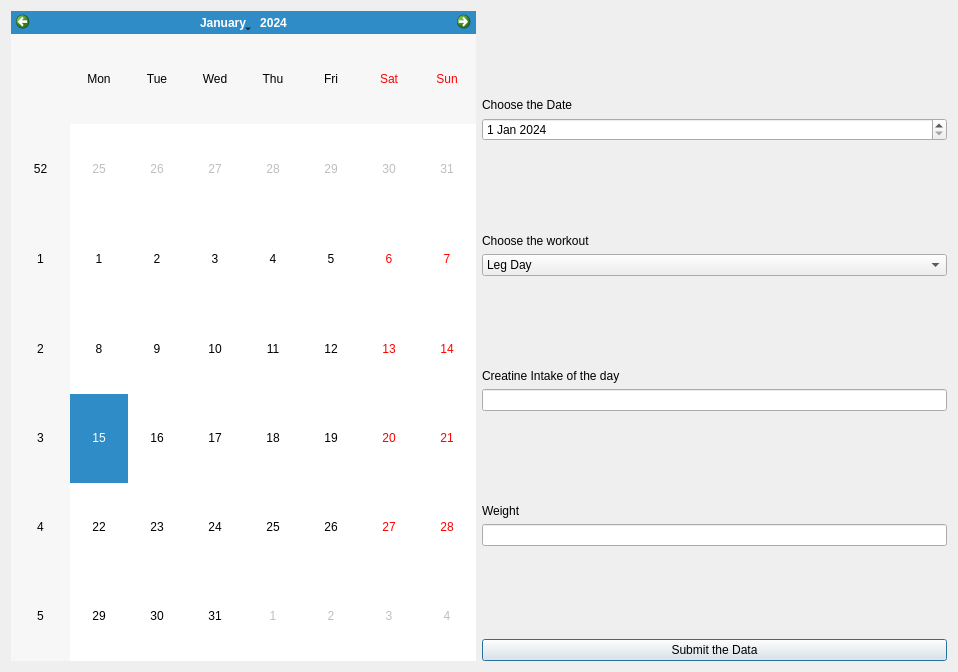
<?xml version="1.0" encoding="UTF-8"?>
<ui version="4.0">
 <class>Dialog</class>
 <widget class="QDialog" name="Dialog">
  <property name="geometry">
   <rect>
    <x>0</x>
    <y>0</y>
    <width>958</width>
    <height>672</height>
   </rect>
  </property>
  <property name="windowTitle">
   <string>Dialog</string>
  </property>
  <layout class="QHBoxLayout" name="horizontalLayout">
   <item>
    <widget class="QCalendarWidget" name="calendarWidget"/>
   </item>
   <item>
    <layout class="QVBoxLayout" name="verticalLayout">
     <item>
      <spacer name="verticalSpacer_5">
       <property name="orientation">
        <enum>Qt::Vertical</enum>
       </property>
       <property name="sizeHint" stdset="0">
        <size>
         <width>20</width>
         <height>40</height>
        </size>
       </property>
      </spacer>
     </item>
     <item>
      <widget class="QLabel" name="label">
       <property name="text">
        <string>Choose the Date </string>
       </property>
      </widget>
     </item>
     <item>
      <widget class="QDateEdit" name="Date">
       <property name="dateTime">
        <datetime>
         <hour>0</hour>
         <minute>0</minute>
         <second>0</second>
         <year>2024</year>
         <month>1</month>
         <day>1</day>
        </datetime>
       </property>
      </widget>
     </item>
     <item>
      <spacer name="verticalSpacer_4">
       <property name="orientation">
        <enum>Qt::Vertical</enum>
       </property>
       <property name="sizeHint" stdset="0">
        <size>
         <width>20</width>
         <height>40</height>
        </size>
       </property>
      </spacer>
     </item>
     <item>
      <widget class="QLabel" name="label_2">
       <property name="text">
        <string>Choose the workout</string>
       </property>
      </widget>
     </item>
     <item>
      <widget class="QComboBox" name="Workout">
       <item>
        <property name="text">
         <string>Leg Day</string>
        </property>
       </item>
       <item>
        <property name="text">
         <string>Push Day</string>
        </property>
       </item>
       <item>
        <property name="text">
         <string>Pull Day </string>
        </property>
       </item>
       <item>
        <property name="text">
         <string>Upper Body </string>
        </property>
       </item>
       <item>
        <property name="text">
         <string>LowerBody</string>
        </property>
       </item>
       <item>
        <property name="text">
         <string>Cardio</string>
        </property>
       </item>
       <item>
        <property name="text">
         <string>Random Exercices</string>
        </property>
       </item>
      </widget>
     </item>
     <item>
      <spacer name="verticalSpacer_3">
       <property name="orientation">
        <enum>Qt::Vertical</enum>
       </property>
       <property name="sizeHint" stdset="0">
        <size>
         <width>20</width>
         <height>40</height>
        </size>
       </property>
      </spacer>
     </item>
     <item>
      <widget class="QLabel" name="label_3">
       <property name="text">
        <string>Creatine Intake of the day </string>
       </property>
      </widget>
     </item>
     <item>
      <widget class="QLineEdit" name="Creatine">
       <property name="text">
        <string/>
       </property>
      </widget>
     </item>
     <item>
      <spacer name="verticalSpacer_2">
       <property name="orientation">
        <enum>Qt::Vertical</enum>
       </property>
       <property name="sizeHint" stdset="0">
        <size>
         <width>20</width>
         <height>40</height>
        </size>
       </property>
      </spacer>
     </item>
     <item>
      <widget class="QLabel" name="label_4">
       <property name="text">
        <string>Weight </string>
       </property>
      </widget>
     </item>
     <item>
      <widget class="QLineEdit" name="Weight">
       <property name="text">
        <string/>
       </property>
      </widget>
     </item>
     <item>
      <spacer name="verticalSpacer">
       <property name="orientation">
        <enum>Qt::Vertical</enum>
       </property>
       <property name="sizeHint" stdset="0">
        <size>
         <width>20</width>
         <height>20</height>
        </size>
       </property>
      </spacer>
     </item>
     <item>
      <widget class="QPushButton" name="pushButton">
       <property name="text">
        <string>Submit the Data</string>
       </property>
      </widget>
     </item>
    </layout>
   </item>
  </layout>
 </widget>
 <resources/>
 <connections/>
</ui>
